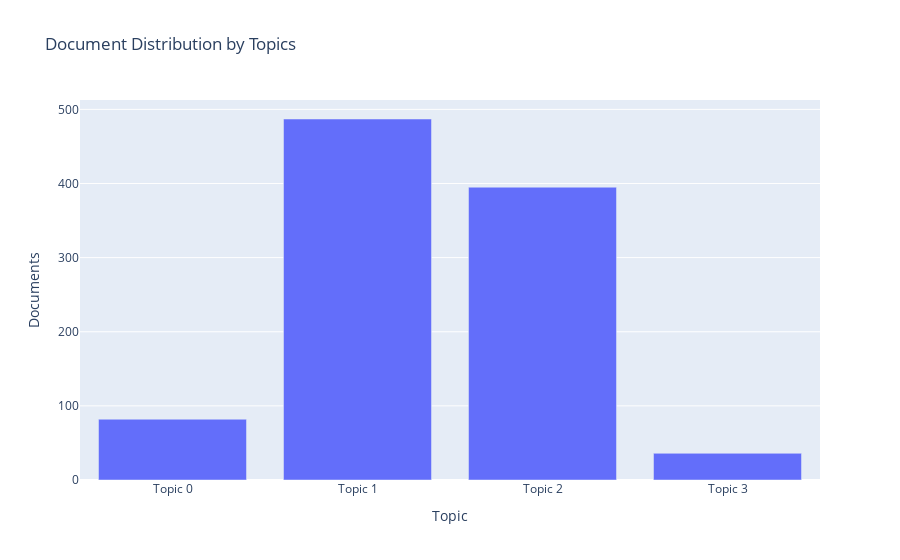

Notebook code for this chart:
### Code cell
plot_model(lda, plot = 'topic_distribution')

### Figure 1 — Plotly figure (JSON) as saved in the notebook; plotly's stock layout.template omitted (floating-point values rounded to 4 significant figures)
{"data": [{"alignmentgroup": "True", "customdata": [["group, farmer, rice, farm, water, small, land, area, member, use"], ["work, product, help, use, home, family, husband, live, small, start"], ["family, stock, marry, pay, request, increase, start, get, market, expand"], ["community, new, entrepreneur, hair, explain, operate, good, wood, work, computer"]], "hoverlabel": {"namelength": 0}, "hovertemplate": "Topic=%{x}<br>Documents=%{y}<br>Keyword=%{customdata[0]}", "legendgroup": "", "marker": {"color": "#636efa"}, "name": "", "offsetgroup": "", "orientation": "v", "showlegend": false, "textposition": "auto", "type": "bar", "x": ["Topic 0", "Topic 1", "Topic 2", "Topic 3"], "xaxis": "x", "y": [82, 487, 395, 36], "yaxis": "y"}], "layout": {"barmode": "relative", "legend": {"tracegroupgap": 0}, "title": {"text": "Document Distribution by Topics"}, "xaxis": {"anchor": "y", "domain": [0, 1], "title": {"text": "Topic"}}, "yaxis": {"anchor": "x", "domain": [0, 1], "title": {"text": "Documents"}}}}
